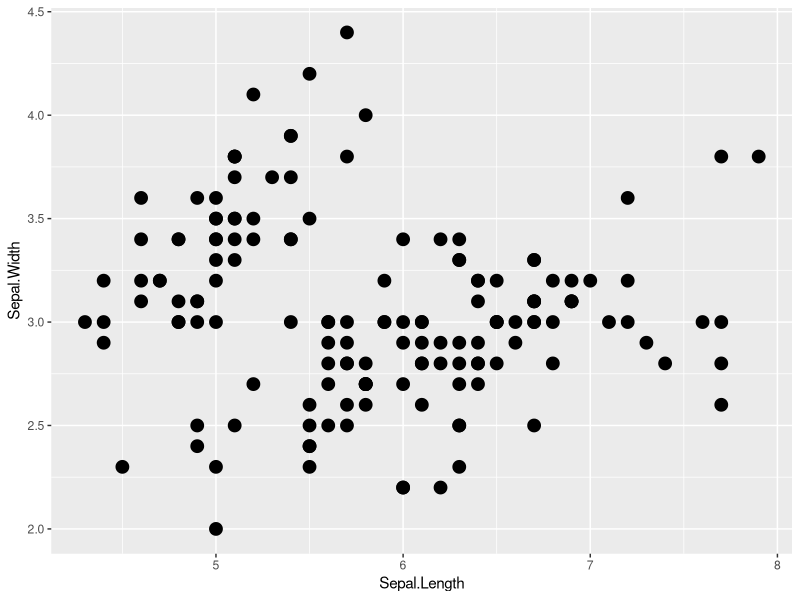
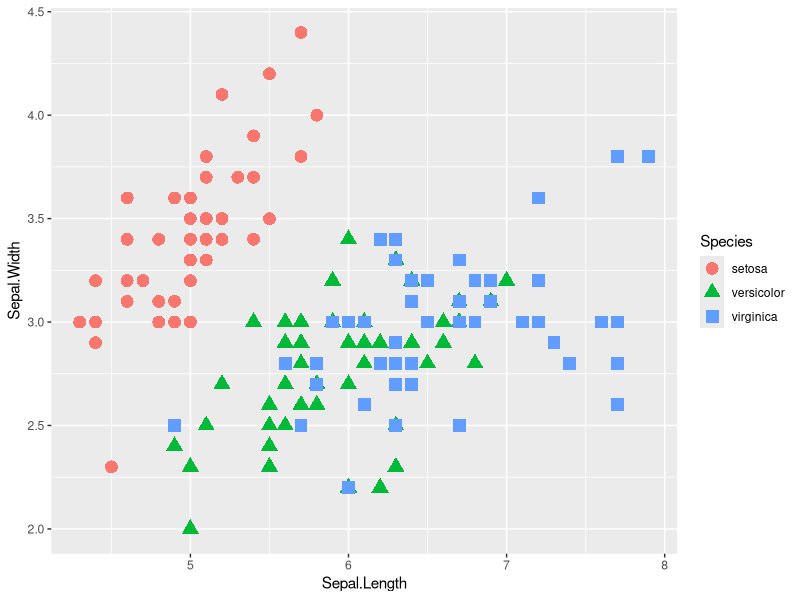
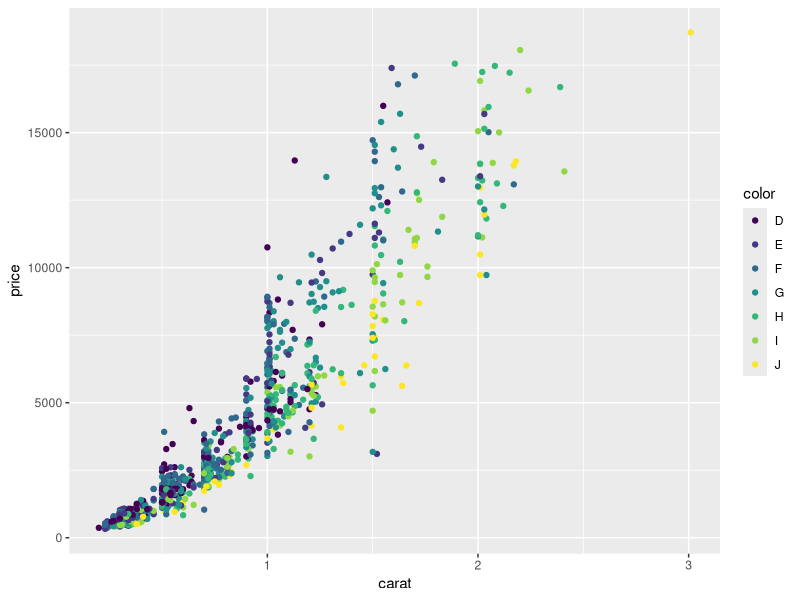
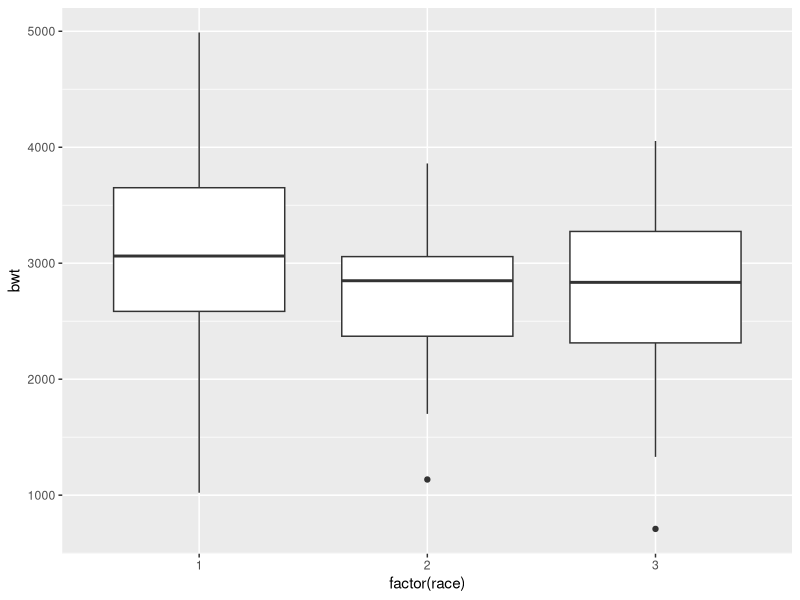
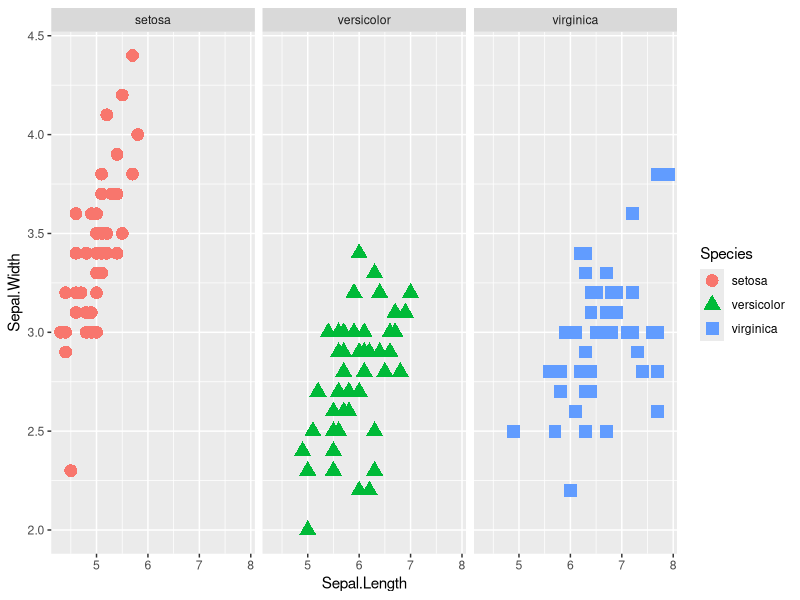
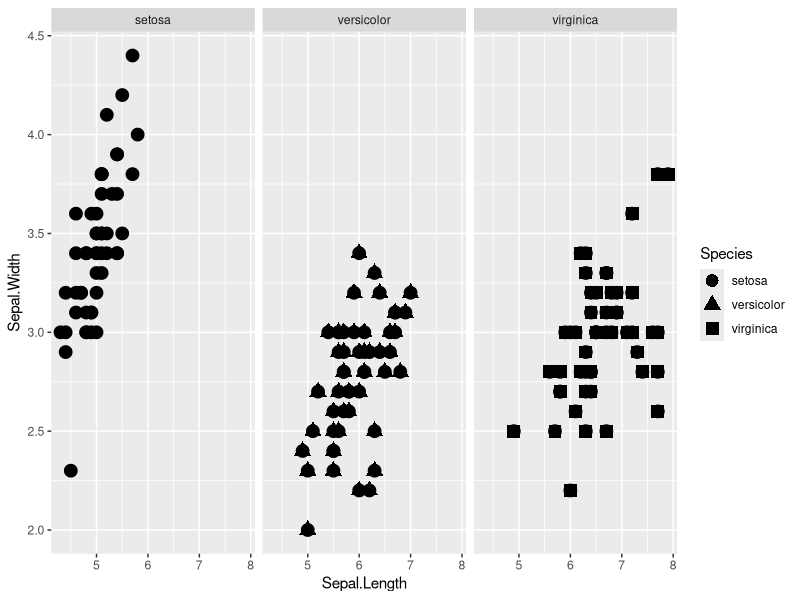
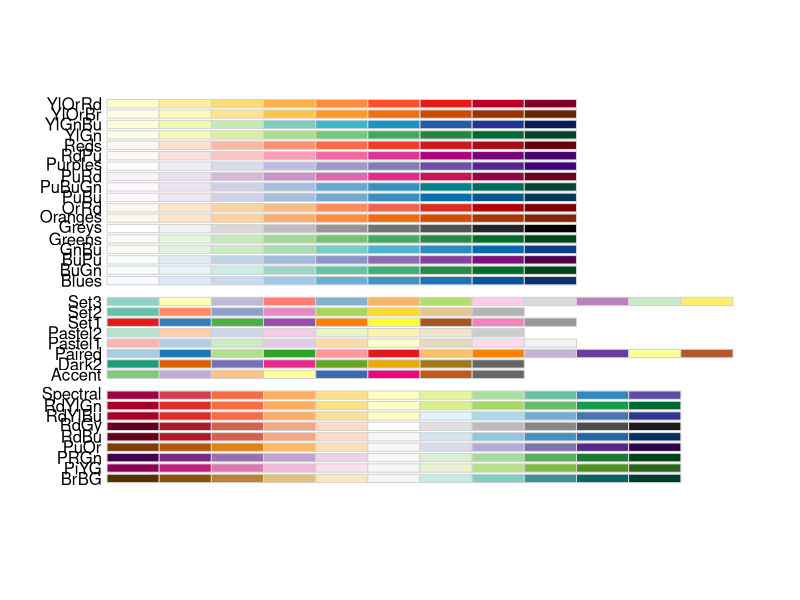
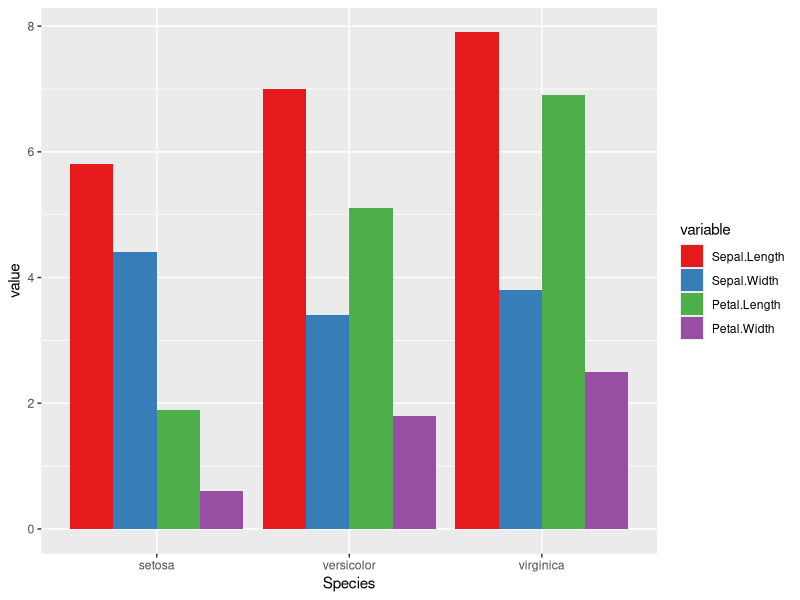

The R source for these figures, in order:
# ggplot learning script
#Bearded-guy
#Feb 22, 2015

install.packages("ggplot2", dependencies = TRUE)
install.packages("plyr")
install.packages("ggthemes")
install.packages("reshape2")

#ggplot2 is very good for data analysis.
head(iris)
#grammar
#must have a data fram. I.e. no vectors or matrixs.
#plyr
iris[1:2,]
#reshape
library("ggplot2")
library("reshape2")
library("ggthemes")
library("plyr")
myplot <- ggplot(data = iris, aes(x = Sepal.Length, y = Sepal.Width)) +
  geom_point(size = 4)
myplot

ggplot(iris, aes(Sepal.Length, Sepal.Width, color = Species)) + 
  geom_point(aes(shape = Species), size = 4)

d2 <- diamonds[sample(1:dim(diamonds)[1], 1000), ] 

ggplot(d2, aes(carat, price, color = color)) + 
  geom_point()

library(MASS)
ggplot(birthwt, aes(factor(race), bwt)) + 
  geom_boxplot()

ggplot(iris, aes(Sepal.Length, Sepal.Width, color = Species)) + 
  geom_point(aes(shape = Species), size = 4) + 
  facet_grid(.~ Species)
myplot + 
  geom_point(aes(shape = Species), size = 4) +
  facet_grid(.~ Species)

library("reshape2")
library(RColorBrewer)
display.brewer.all()

df  <- melt(iris, id.vars = "Species")
ggplot(df, aes(Species, value, fill = variable)) +
  geom_bar(stat = "identity", position = "dodge") +
  scale_fill_brewer(palette = "Set1")
#you can use scale_color_manual(values = c("red", "blue", "etc")) for custom colors
#remember that c is a vector and must be defined beforehand. 

#Websites/books to look up for Rstudio assistance.  
#R Graphics Cookbook
#docs.ggplot2.org

